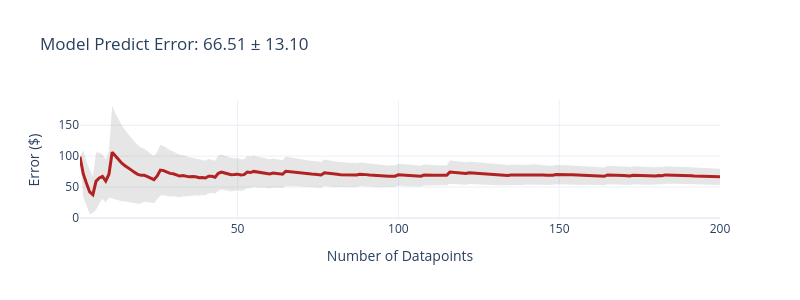
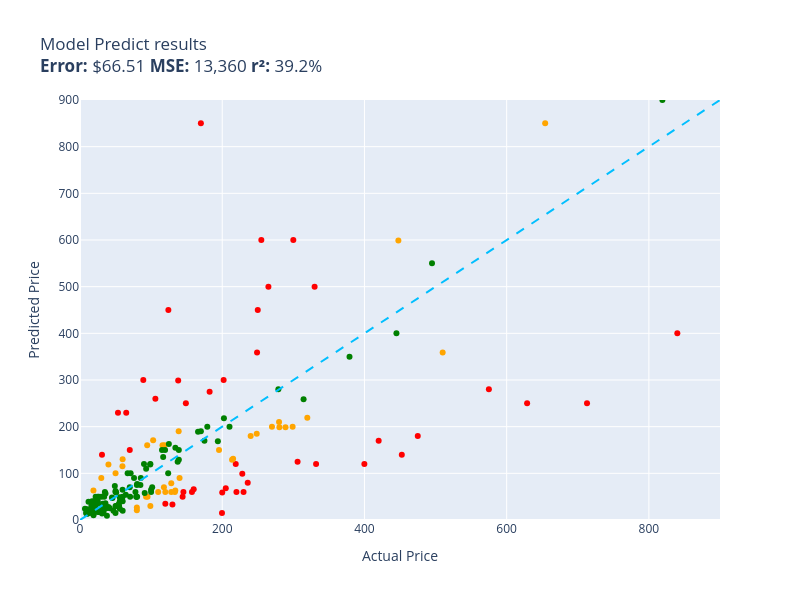

Notebook code for these charts, in order:
### Markdown cell above
## Fine-Tuned Model Evaluation:

### Code cell
evaluate(function= model_predict,
         data= test,
         size= 200)

### Figure 1 — Plotly figure (JSON) as saved in the notebook; plotly's stock layout.template omitted (floating-point values rounded to 4 significant figures; data arrays with more than 128 entries replaced by an {"elided": "..."} marker saying what was removed)
{"data": [{"fill": "toself", "fillcolor": "rgba(128,128,128,0.2)", "hoverinfo": "skip", "line": {"color": "rgba(255,255,255,0)"}, "name": "95% CI", "showlegend": false, "x": {"elided": "400 int values"}, "y": {"elided": "400 float values"}, "type": "scatter"}, {"customdata": {"elided": "200x1 float values"}, "hovertemplate": "n=%{x}<br>Avg Error=$%{y:,.2f}<br>±95% CI=$%{customdata[0]:,.2f}<extra></extra>", "line": {"color": "firebrick", "width": 3}, "mode": "lines", "name": "Cumulative Avg Error", "x": {"elided": "200 int values"}, "y": {"elided": "200 float values"}, "type": "scatter"}], "layout": {"title": {"text": "Model Predict Error: 66.51 ± 13.10"}, "xaxis": {"title": {"text": "Number of Datapoints"}}, "yaxis": {"title": {"text": "Error ($)"}}, "width": 800, "height": 300, "showlegend": false}}

### Figure 2 — Plotly figure (JSON) as saved in the notebook; plotly's stock layout.template omitted (floating-point values rounded to 4 significant figures)
{"data": [{"hovertemplate": "%{customdata[0]}<extra></extra>", "legendgroup": "red", "marker": {"color": "red", "symbol": "circle", "size": 6}, "mode": "markers", "name": "red", "orientation": "v", "showlegend": true, "x": [219.0, 230.0, 144.3, 329.9, 713.0, 332.0, 452.5, 159.9, 199.7, 255.0, 220.0, 145.4, 202.0, 130.0, 475.0, 53.4, 235.9, 628.8, 124.3, 182.3, 306.0, 120.0, 228.2, 157.4, 575.0, 249.0, 399.9, 30.93, 170.0, 89.0, 200.0, 64.99, 205.0, 69.99, 138.1, 250.0, 264.9, 106.0, 840.0, 420.0, 148.9, 300.0], "xaxis": "x", "y": [120.0, 60.0, 50.0, 500.0, 250.0, 120.0, 140.0, 66.0, 15.0, 600.0, 60.0, 60.0, 300.0, 33.0, 180.0, 230.0, 80.0, 250.0, 450.0, 275.0, 125.0, 35.0, 99.0, 60.0, 280.0, 359.0, 120.0, 140.0, 850.0, 300.0, 59.0, 230.0, 68.0, 150.0, 299.0, 450.0, 500.0, 260.0, 400.0, 170.0, 250.0, 600.0], "yaxis": "y", "type": "scatter", "customdata": [["Excess V2 Distortion/Modulation Pedal  \nGuess=$120.00 Actual=$219.00"], ["UPC RBC12-UPC Replacement Battery Cartri...\nGuess=$60.00 Actual=$229.99"], ["Lexmark X651 Compatible Toner Cartridge ...\nGuess=$50.00 Actual=$144.29"], ["High‑Efficiency Twin‑Cylinder Air Compre...\nGuess=$500.00 Actual=$329.90"], ["Bam France 2002XL Contoured Hightech 4/4...\nGuess=$250.00 Actual=$713.00"], ["Bam Trekking 3027SB Black Clarinet Backp...\nGuess=$120.00 Actual=$332.00"], ["DEWALT 20V MAX XR Impact Driver with Blu...\nGuess=$140.00 Actual=$452.53"], ["GanFindX Portable Hand Control System  \nGuess=$66.00 Actual=$159.90"], ["JRready Deutsch DT Series Connector Kit ...\nGuess=$15.00 Actual=$199.68"], ["Tidal Front & Rear Fender Flares – 4‑Pac...\nGuess=$600.00 Actual=$254.99"], ["Dakota Alert MURS Driveway Probe Sensor ...\nGuess=$60.00 Actual=$219.99"], ["Wenger City Upgrade 16\" Laptop Backpack ...\nGuess=$60.00 Actual=$145.42"], ["LED Tail Light Assembly for 2014‑2021 To...\nGuess=$300.00 Actual=$201.99"], ["3D Tree Hole Stair Risers Vinyl Mural  \nGuess=$33.00 Actual=$129.99"], ["Kohler Filtered Water Faucet  \nGuess=$180.00 Actual=$475.00"], ["Portable 7500L Mini Projector  \nGuess=$230.00 Actual=$53.40"], ["Sumerain LED Waterfall Bathroom Faucet  \nGuess=$80.00 Actual=$235.86"], ["Poison Spyder Rocker Knocker 10-08-020  \nGuess=$250.00 Actual=$628.76"], ["Dell Optiplex 390 19\" Desktop Bundle  \nGuess=$450.00 Actual=$124.27"], ["ANZO USA 111207 Crystal Headlights  \nGuess=$275.00 Actual=$182.28"], ["Kingston Brass Clawfoot Tub Faucet  \nGuess=$125.00 Actual=$305.99"], ["EMART 10ft Adjustable C‑Stand with Boom ...\nGuess=$35.00 Actual=$119.99"], ["Pioneer 2‑Handle Kitchen Faucet  \nGuess=$99.00 Actual=$228.22"], ["Grey Pneumatic 1311SD 8‑Point Impact Soc...\nGuess=$60.00 Actual=$157.43"], ["Walker Exhaust Ultra EPA 16478 Direct Fi...\nGuess=$280.00 Actual=$574.99"], ["MGP Caliper Covers – Set of 4 Red Powder...\nGuess=$359.00 Actual=$249.00"], ["Canon Sure Shot 90U 35mm Compact Camera ...\nGuess=$120.00 Actual=$399.89"], ["Wilkinson LOW GAUSS Vintage Tone Strat S...\nGuess=$140.00 Actual=$30.93"], ["Ibanez Acoustic Mandolin M510 A‑Style  \nGuess=$850.00 Actual=$169.99"], ["CradlePoint Compact Broadband Router CBR...\nGuess=$300.00 Actual=$89.00"], ["Universal Power Group 12V 100Ah Sealed L...\nGuess=$59.00 Actual=$199.99"], ["UPR Mach 1 Chin Spoiler  \nGuess=$230.00 Actual=$64.99"], ["SP-8102BU 1/4\" Hex Impact Driver  \nGuess=$68.00 Actual=$204.99"], ["Skullcandy Hesh Evo Over‑Ear Bluetooth H...\nGuess=$150.00 Actual=$69.99"], ["ASUS 27\" 1080P Full HD Monitor  \nGuess=$299.00 Actual=$138.10"], ["Music Hall PA15.3 Phono Preamplifier  \nGuess=$450.00 Actual=$250.00"], ["APS iBoard 5‑Inch Stainless Steel Runnin...\nGuess=$500.00 Actual=$264.95"], ["9\" Android Auto & CarPlay 9‑inch Touchsc...\nGuess=$260.00 Actual=$106.00"], ["Dell XPS 13 13.3\" Full‑HD Laptop  \nGuess=$400.00 Actual=$839.99"], ["Pacific Drums 16\"x18\" Floor Tom, Red‑to‑...\nGuess=$170.00 Actual=$419.99"], ["Vinyl Roll‑Up Tonneau Cover Kit for Toyo...\nGuess=$250.00 Actual=$148.88"], ["HP LaserJet 2100 Workgroup Laser Printer...\nGuess=$600.00 Actual=$299.98"]]}, {"hovertemplate": "%{customdata[0]}<extra></extra>", "legendgroup": "orange", "marker": {"color": "orange", "symbol": "circle", "size": 6}, "mode": "markers", "name": "orange", "orientation": "v", "showlegend": true, "x": [116.0, 215.3, 119.0, 134.0, 79.95, 59.69, 213.8, 79.95, 40.0, 110.0, 240.0, 279.9, 18.89, 120.0, 29.95, 98.95, 59.95, 94.99, 269.9, 118.0, 299.0, 128.3, 195.5, 102.8, 128.3, 510.0, 140.0, 319.6, 289.0, 447.7, 94.49, 92.88, 654.1, 248.5, 49.99, 133.4, 138.7, 280.4], "xaxis": "x", "y": [160.0, 131.0, 160.0, 63.0, 27.0, 115.0, 129.0, 21.0, 119.0, 60.0, 180.0, 210.0, 63.0, 60.0, 90.0, 30.0, 130.0, 50.0, 200.0, 70.0, 200.0, 79.0, 150.0, 171.0, 60.0, 359.0, 90.0, 219.0, 199.0, 599.0, 160.0, 50.0, 850.0, 185.0, 100.0, 60.0, 190.0, 199.0], "yaxis": "y", "type": "scatter", "customdata": [["Telpo Headlight Assembly for 2015‑2017 T...\nGuess=$160.00 Actual=$115.99"], ["ACDelco GM FW339 Front Wheel Hub & Beari...\nGuess=$131.00 Actual=$215.33"], ["PEMP E65/E66 Optical Fiber Box for BMW  \nGuess=$160.00 Actual=$119.00"], ["Intermatic PX300 12V 300W Transformer wi...\nGuess=$63.00 Actual=$134.00"], ["Clementoni 1000‑Piece Jigsaw Puzzle – Th...\nGuess=$27.00 Actual=$79.95"], ["Evergreen Cylinder Head Gasket Set & Hea...\nGuess=$115.00 Actual=$59.69"], ["Travelpro Platinum Elite Slim Business L...\nGuess=$129.00 Actual=$213.83"], ["15\" Oil‑Rubbed Bronze Locking Shower Hea...\nGuess=$21.00 Actual=$79.95"], ["Dual‑Intensity Amber Pindicator  \nGuess=$119.00 Actual=$40.00"], ["Western Digital 2TB Enterprise RE4-GP SA...\nGuess=$60.00 Actual=$109.95"], ["VLAND LED Smoked Taillights for Toyota C...\nGuess=$180.00 Actual=$239.99"], ["Trail Gear Twin Stick Shift Kit  \nGuess=$210.00 Actual=$279.92"], ["Allmotorparts Engine Thermostat for Hond...\nGuess=$63.00 Actual=$18.89"], ["Pidoko Kids Train Table – Grey 90‑Piece ...\nGuess=$60.00 Actual=$119.97"], ["Ceramic Talavera Mexican Tile 4x4\" – 9‑P...\nGuess=$90.00 Actual=$29.95"], ["Archangel 6‑Inch Action Figure  \nGuess=$30.00 Actual=$98.95"], ["LEGO Marvel Avengers War Machine Buster ...\nGuess=$130.00 Actual=$59.95"], ["Trim Kit for 2‑Handle Shower & Tub Valve...\nGuess=$50.00 Actual=$94.99"], ["Aeromotive X1 Adjustable Fuel Regulator ...\nGuess=$200.00 Actual=$269.95"], ["LSI Broadcom 9300-8i 8‑Port 12Gb/s SATA+...\nGuess=$70.00 Actual=$118.00"], ["Mikrotik RB3011 RouterBOARD 10xGigabit  \nGuess=$200.00 Actual=$299.00"], ["DuraGo Front Hub Assembly  \nGuess=$79.00 Actual=$128.34"], ["MXR Carbon Copy Deluxe Analog Delay  \nGuess=$150.00 Actual=$195.50"], ["Volvo Engine Cooling Coolant System  \nGuess=$171.00 Actual=$102.85"], ["Rohl Wire Sink Grid for UM3018 Kitchen S...\nGuess=$60.00 Actual=$128.28"], ["Competition Clutch Disc & Pressure Plate...\nGuess=$359.00 Actual=$510.00"], ["StonKraft Brass Chess Board & Pieces  \nGuess=$90.00 Actual=$140.00"], ["Venom Power Terra Hunter R/T+ 35X12.5R20...\nGuess=$219.00 Actual=$319.65"], ["Audio‑Technica ATW‑T1002 System 10 Handh...\nGuess=$199.00 Actual=$289.00"], ["Carbon Fiber Racing Steering Wheel with ...\nGuess=$599.00 Actual=$447.74"], ["Intex River Run Connect Lounge (4-Pack) ...\nGuess=$160.00 Actual=$94.49"], ["BLANCO Valea Stainless Steel Sink Grid –...\nGuess=$50.00 Actual=$92.88"], ["Empava 24\" Electric Single Wall Oven  \nGuess=$850.00 Actual=$654.14"], ["PowerSport Front & Rear Brake Kit for Ol...\nGuess=$185.00 Actual=$248.51"], ["4/4 Viola Bow Carbon Fiber  \nGuess=$100.00 Actual=$49.99"], ["Targus CityGear 15‑17.3” Laptop Backpack...\nGuess=$60.00 Actual=$133.43"], ["Garmin GT15M-TM Transom‑Mount Transducer...\nGuess=$190.00 Actual=$138.74"], ["Volvo AC Compressor & Clutch Set for C70...\nGuess=$199.00 Actual=$280.41"]]}, {"hovertemplate": "%{customdata[0]}<extra></extra>", "legendgroup": "green", "marker": {"color": "green", "symbol": "circle", "size": 6}, "mode": "markers", "name": "green", "orientation": "v", "showlegend": true, "x": [54.95, 69.98, 29.85, 35.74, 379.0, 19.99, 54.32, 79.2, 32.98, 79.36, 49.98, 210.2, 124.0, 84.95, 175.0, 495.0, 19.99, 98.65, 19.99, 59.95, 80.34, 115.3, 819.0, 55.88, 37.87, 34.99, 24.99, 17.99, 31.77, 35.49, 119.7, 134.1, 6.99, 202.4, 11.99, 77.96, 91.0, 89.99, 445.0, 124.9, 76.0, 31.61, 16.99, 49.9, 35.87, 9.95, 16.98, 18.59, 12.0, 26.99, 45.67, 21.99, 19.97, 34.95, 8.5, 33.99, 99.99, 117.0, 36.99, 139.0, 24.95, 31.0, 59.99, 314.4, 24.66, 19.95, 55.99, 15.99, 70.45, 166.0, 59.86, 19.99, 98.99, 179.0, 138.9, 71.23, 137.3, 85.48, 29.99, 14.99, 64.37, 80.39, 19.5, 193.9, 32.0, 44.95, 32.97, 19.0, 46.99, 19.11, 278.9, 48.99, 56.0, 49.95, 25.99, 41.99, 12.98, 22.88, 49.99, 39.99, 9.99, 24.95, 21.99, 22.7, 101.5, 27.99, 93.02, 24.95, 21.99, 66.99, 59.99, 26.59, 34.94, 50.92, 34.99, 99.99, 79.99, 170.0, 50.99, 25.99], "xaxis": "x", "y": [30.0, 70.0, 50.0, 36.0, 350.0, 40.0, 34.0, 50.0, 16.0, 50.0, 62.0, 200.0, 100.0, 75.0, 170.0, 550.0, 18.0, 119.0, 35.0, 50.0, 50.0, 150.0, 900.0, 49.0, 9.0, 28.0, 20.0, 29.0, 30.0, 33.0, 150.0, 155.0, 24.0, 218.0, 16.0, 60.0, 58.0, 120.0, 400.0, 163.0, 90.0, 18.0, 23.0, 15.0, 57.0, 13.0, 40.0, 30.0, 39.0, 19.0, 47.0, 25.0, 30.0, 26.0, 15.0, 50.0, 65.0, 135.0, 25.0, 129.0, 22.0, 14.0, 20.0, 259.0, 35.0, 16.0, 40.0, 30.0, 50.0, 189.0, 65.0, 25.0, 120.0, 200.0, 150.0, 100.0, 125.0, 90.0, 20.0, 16.0, 54.0, 77.0, 28.0, 169.0, 35.0, 48.0, 20.0, 10.0, 20.0, 36.0, 280.0, 73.0, 24.0, 60.0, 17.0, 25.0, 15.0, 19.0, 30.0, 28.0, 23.0, 50.0, 20.0, 40.0, 70.0, 20.0, 110.0, 40.0, 50.0, 100.0, 40.0, 50.0, 30.0, 59.0, 60.0, 60.0, 75.0, 190.0, 30.0, 17.0], "yaxis": "y", "type": "scatter", "customdata": [["NewPower99 6000 mAh Battery Replacement ...\nGuess=$30.00 Actual=$54.95"], ["EXMAX NG-10X Fresnel Lens Focusing Adapt...\nGuess=$70.00 Actual=$69.98"], ["Raven Pro Document Scanner Stand  \nGuess=$50.00 Actual=$29.85"], ["Dryer Heating Element & Thermostat/Fuse ...\nGuess=$36.00 Actual=$35.74"], ["Metabo HPT 36V MultiVolt Cordless Rotary...\nGuess=$350.00 Actual=$379.00"], ["UltraPro 46mm Close‑Up Macro Filter Kit ...\nGuess=$40.00 Actual=$19.99"], ["CB-6 Extra Hard Chamois Bass Drum Mallet...\nGuess=$34.00 Actual=$54.32"], ["Panasonic KX-DECT 6.0 PLUS Digital Cordl...\nGuess=$50.00 Actual=$79.20"], ["LOVE MEI Galaxy S10 Lite Heavy Duty Shoc...\nGuess=$16.00 Actual=$32.98"], ["GJY 10.6\" Portable TV with Built‑in ATSC...\nGuess=$50.00 Actual=$79.36"], ["LD Products High Yield Toner Cartridge –...\nGuess=$62.00 Actual=$49.98"], ["APS iBoard 6‑inch Aluminum Running Board...\nGuess=$200.00 Actual=$210.23"], ["Dominator Platinum RGB 32GB DDR4 3200MHz...\nGuess=$100.00 Actual=$124.00"], ["HK 13\" Heavy Duty Black Push-Open Cash D...\nGuess=$75.00 Actual=$84.95"], ["SKB iSeries 3i-13096-6KP Camera Case  \nGuess=$170.00 Actual=$174.99"], ["Compact High‑Performance Mini PC  \nGuess=$550.00 Actual=$495.00"], ["June Garden Sweet Dolly Charlotte 10\" So...\nGuess=$18.00 Actual=$19.99"], ["Oil‑Rubbed Bronze Freestanding Tub Fille...\nGuess=$119.00 Actual=$98.65"], ["Handar 10GBase‑LR SFP+ Transceiver  \nGuess=$35.00 Actual=$19.99"], ["Deco Mount Pro Tripod Mic Stand Bundle  \nGuess=$50.00 Actual=$59.95"], ["4GB DDR2 1066MHz Desktop Memory Kit  \nGuess=$50.00 Actual=$80.34"], ["3-Drawer Mobile File Cabinet  \nGuess=$150.00 Actual=$115.35"], ["Canon EOS Rebel T7 DSLR Bundle with EF-S...\nGuess=$900.00 Actual=$819.00"], ["Task Roman Ogee Router Bit 1/4\" Shank, 1...\nGuess=$49.00 Actual=$55.88"], ["120 V/15 A Right‑Angle GFCI Plug, Yellow...\nGuess=$9.00 Actual=$37.87"], ["Mylites+ Standard Comic Book Mylar Sleev...\nGuess=$28.00 Actual=$34.99"], ["LED Light Kit for Lego Sonic Green Hill ...\nGuess=$20.00 Actual=$24.99"], ["152mm Bi-Metal Hole Saw  \nGuess=$29.00 Actual=$17.99"], ["TropicalLife 18‑Inch Large Backpack  \nGuess=$30.00 Actual=$31.77"], ["Adams Check Payment & Deposit Register –...\nGuess=$33.00 Actual=$35.49"], ["Fjallraven Kanken 15\" Laptop Backpack  \nGuess=$150.00 Actual=$119.65"], ["Diversitech 1/3 HP 115V Grey Motor  \nGuess=$155.00 Actual=$134.12"], ["Retevis RT68 Soft Earhook Walkie Talkie ...\nGuess=$24.00 Actual=$6.99"], ["Evan‑Fischer Front Bumper Cover for 2015...\nGuess=$218.00 Actual=$202.38"], ["Laisomeke IP67 Waterproof Junction Box  \nGuess=$16.00 Actual=$11.99"], ["Solar Pendant Shed Light with Remote Con...\nGuess=$60.00 Actual=$77.96"], ["Festool Platin 2 6‑Inch S1000 Grit Sandi...\nGuess=$58.00 Actual=$91.00"], ["DiMarzio DP 163 BluesBucker Pickup  \nGuess=$120.00 Actual=$89.99"], ["Lighted Triangle Mirror Cabinet with Doo...\nGuess=$400.00 Actual=$445.00"], ["PM Auto Front Right Quick Complete Strut...\nGuess=$163.00 Actual=$124.94"], ["Wall Mounted Shower Faucet Set  \nGuess=$90.00 Actual=$76.00"], ["Flip Cover with Stand & Card Slot for Le...\nGuess=$18.00 Actual=$31.61"], ["Miyaya Funny Horse Mask  \nGuess=$23.00 Actual=$16.99"], ["Ultra Duster Canned Air Net – 10 oz 6‑Pa...\nGuess=$15.00 Actual=$49.90"], ["Beck/Arnley Air Filter  \nGuess=$57.00 Actual=$35.87"], ["IQShield LiquidSkin Screen Protector  \nGuess=$13.00 Actual=$9.95"], ["12 Pack Military Toy Soldiers Action Fig...\nGuess=$40.00 Actual=$16.98"], ["Neporal Full Spectrum 6000K A19 LED Ligh...\nGuess=$30.00 Actual=$18.59"], ["Satco 4-Count LED A19 Light Bulbs  \nGuess=$39.00 Actual=$12.00"], ["Stick‑On Dressage Course Letters  \nGuess=$19.00 Actual=$26.99"], ["KOHLER K--CP Slider Assembly  \nGuess=$47.00 Actual=$45.67"], ["KUNN Compact Electrician Tool Pouch  \nGuess=$25.00 Actual=$21.99"], ["iPhone 12/12 Pro Nicaragua Guardabarranc...\nGuess=$30.00 Actual=$19.97"], ["Custom Replacement Infrared Remote  \nGuess=$26.00 Actual=$34.95"], ["KS K-STORM Silicone Mushroom EarTips  \nGuess=$15.00 Actual=$8.50"], ["Water‑Resistant USB Laptop Backpack for ...\nGuess=$50.00 Actual=$33.99"], ["Luminance 4‑Light Vanity Wall Light  \nGuess=$65.00 Actual=$99.99"], ["4‑Piece 6x5.5 Wheel Spacer Set  \nGuess=$135.00 Actual=$116.95"], ["ReplacementBrand 3-Pack GE RPWF Compatib...\nGuess=$25.00 Actual=$36.99"], ["Urth 62mm UV, CPL, ND2-400 Lens Filter K...\nGuess=$129.00 Actual=$139.00"], ["Royal Designs Decorative Tree Finial  \nGuess=$22.00 Actual=$24.95"], ["NewFantasia 2.5mm TRRS Balanced Audio Ca...\nGuess=$14.00 Actual=$31.00"], ["Forged Carbon Fiber Case for iPhone 14 P...\nGuess=$20.00 Actual=$59.99"], ["BMW 335i/135i AC Compressor Kit  \nGuess=$259.00 Actual=$314.41"], ["Berta 1-1/4\" Overlay 90° Soft Close Cabi...\nGuess=$35.00 Actual=$24.66"], ["Chalkboard Name Badges with Magnetic Bac...\nGuess=$16.00 Actual=$19.95"], ["4‑Pack 1000 lm Solar Street Light with M...\nGuess=$40.00 Actual=$55.99"], ["CIVIE 60W 6‑Port USB Desktop Charger  \nGuess=$30.00 Actual=$15.99"], ["Pyle Wireless Backup Camera & 4.3” LCD M...\nGuess=$50.00 Actual=$70.45"], ["Cardone 84-58642 HEI Electronic Distribu...\nGuess=$189.00 Actual=$165.99"], ["HP Pavilion P7‑1257C Motherboard AAHD3‑H...\nGuess=$65.00 Actual=$59.86"], ["Kastar 3600 mAh 7.4V Lithium‑Ion Replace...\nGuess=$25.00 Actual=$19.99"], ["Auertech Portable Twin‑Tub Mini Washer  \nGuess=$120.00 Actual=$98.99"], ["18\" White Undermount Ceramic Single-Bowl...\nGuess=$200.00 Actual=$179.00"], ["Yamaha Mountain Max Seat Cover Replaceme...\nGuess=$150.00 Actual=$138.95"], ["Amana SC587 Carbide-Tipped 3-Wing Bevele...\nGuess=$100.00 Actual=$71.23"], ["Evan Fischer Dual Fan Cooling Assembly  \nGuess=$125.00 Actual=$137.34"], ["ECCPP Power Steering Pump (21‑331)  \nGuess=$90.00 Actual=$85.48"], ["AZX Stylus Pencil for iPad (2021‑2022 Mo...\nGuess=$20.00 Actual=$29.99"], ["Unistorm Aluminum Case for Raspberry Pi ...\nGuess=$16.00 Actual=$14.99"], ["17.3\" HD Glossy LCD Replacement Screen  \nGuess=$54.00 Actual=$64.37"], ["Diversitech UC2436‑3 Ultralite Condenser...\nGuess=$77.00 Actual=$80.39"], ["Lorell Bell Chair Glide – 2.5\" Black  \nGuess=$28.00 Actual=$19.50"], ["4\" Catback Exhaust Muffler Tip for Chevy...\nGuess=$169.00 Actual=$193.88"], ["CTLAMP XL-2100 Replacement TV Lamp  \nGuess=$35.00 Actual=$32.00"], ["Sky High Car Audio 14 AWG CCA Speaker Wi...\nGuess=$48.00 Actual=$44.95"], ["Couples Conversation Card Deck  \nGuess=$20.00 Actual=$32.97"], ["The Puppet Company Carpet Unicorn Glove ...\nGuess=$10.00 Actual=$19.00"], ["KYX Racing Hardened Steel Center Drive S...\nGuess=$20.00 Actual=$46.99"], ["Baumgartens Sicurix Blank PVC ID Cards  \nGuess=$36.00 Actual=$19.11"], ["Premium LED Tail Light Lamp for 2010‑201...\nGuess=$280.00 Actual=$278.94"], ["Premium Front Suspension Steering Knuckl...\nGuess=$73.00 Actual=$48.99"], ["OEM Samsung IR Remote Control  \nGuess=$24.00 Actual=$56.00"], ["Custom Engagement Logo Desk Embosser Sea...\nGuess=$60.00 Actual=$49.95"], ["Glitter Gold Snowflake Envelope Seal Sti...\nGuess=$17.00 Actual=$25.99"], ["LD 7‑Pack High‑Yield Black Ink Cartridge...\nGuess=$25.00 Actual=$41.99"], ["Wine A BIT Wall Decal  \nGuess=$15.00 Actual=$12.98"], ["VATOS Bubble Machine Gun Set  \nGuess=$19.00 Actual=$22.88"], ["BXYJY 360° Protective Case with S‑Pen Ho...\nGuess=$30.00 Actual=$49.99"], ["VONADO Space Wars Colonial Viper MK1 Bui...\nGuess=$28.00 Actual=$39.99"], ["Sony Bravia TV Replacement Remote (No Vo...\nGuess=$23.00 Actual=$9.99"], ["Disney Princess Sparkling Sleeping Beaut...\nGuess=$50.00 Actual=$24.95"], ["Sabermaster 70x40 cm Card Playmat  \nGuess=$20.00 Actual=$21.99"], ["Star Wars Y‑Wing Fighter – Die‑Cast Meta...\nGuess=$40.00 Actual=$22.70"], ["DuraGo BR5330 Front Vented Disc Brake Ro...\nGuess=$70.00 Actual=$101.51"], ["Glovion Clip‑On Music Stand Light  \nGuess=$20.00 Actual=$27.99"], ["Samsung DA97-07603B Freezer Ice Maker As...\nGuess=$110.00 Actual=$93.02"], ["Think Gizmos Build‑Your‑Own Remote Contr...\nGuess=$40.00 Actual=$24.95"], ["VTech Strum & Jam KidiBand 3-in-1 Musica...\nGuess=$50.00 Actual=$21.99"], ["KZ ZS10 Pro In‑Ear Monitor Headphone Bun...\nGuess=$100.00 Actual=$66.99"], ["Fender Voodoo Child Coiled Instrument Ca...\nGuess=$40.00 Actual=$59.99"], ["LED Module for Whirlpool Refrigerator  \nGuess=$50.00 Actual=$26.59"], ["Jada Toys Ryan’s World Combo Panda Airli...\nGuess=$30.00 Actual=$34.94"], ["Pyle PCA4 2x120 W Compact Home Audio Amp...\nGuess=$59.00 Actual=$50.92"], ["Peel & Stick Hexagon Marble Backsplash (...\nGuess=$60.00 Actual=$34.99"], ["Dual Color LED Neon Sign for Gym  \nGuess=$60.00 Actual=$99.99"], ["MonMount Triple Monitor Freestanding Tri...\nGuess=$75.00 Actual=$79.99"], ["Xiaomi Redmi 10 2022 6.5\" 50MP Quad Came...\nGuess=$190.00 Actual=$169.99"], ["Refresh 3‑Pack NSF‑53 Refrigerator Water...\nGuess=$30.00 Actual=$50.99"], ["Glitter Slim Leather Strap for Fitbit Ve...\nGuess=$17.00 Actual=$25.99"]]}, {"hoverinfo": "skip", "line": {"color": "deepskyblue", "dash": "dash", "width": 2}, "mode": "lines", "name": "y = x", "showlegend": false, "x": [0, 900.0], "y": [0, 900.0], "type": "scatter"}], "layout": {"xaxis": {"anchor": "y", "domain": [0.0, 1.0], "title": {"text": "Actual Price"}, "range": [0, 900.0]}, "yaxis": {"anchor": "x", "domain": [0.0, 1.0], "title": {"text": "Predicted Price"}, "range": [0, 900.0]}, "legend": {"title": {"text": "color"}, "tracegroupgap": 0}, "title": {"text": "Model Predict results<br><b>Error:</b> $66.51 <b>MSE:</b> 13,360 <b>r²:</b> 39.2%"}, "height": 600, "width": 800, "showlegend": false}}
